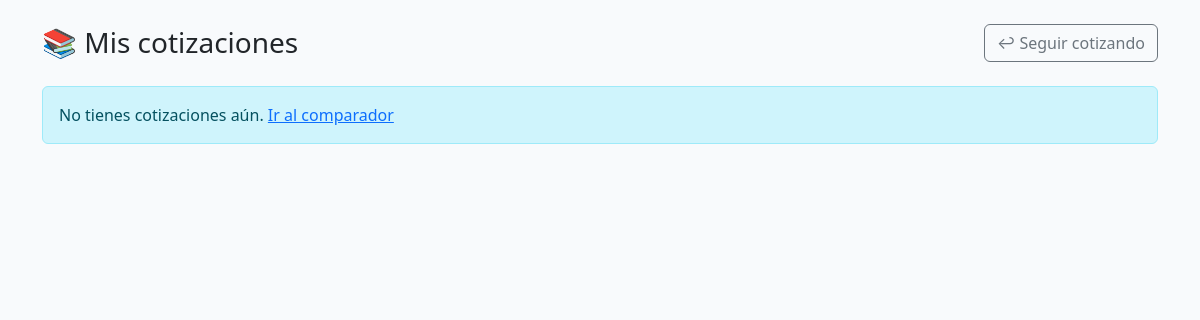
Before: /mis-cotizaciones/ (signed in) with the older database file.
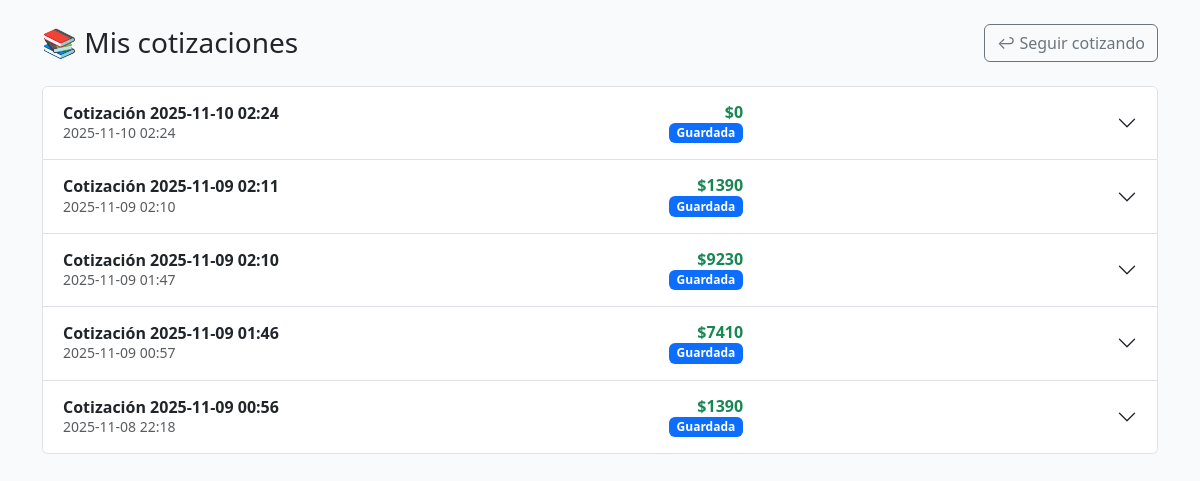
After: the same page with the newer database file.
### tucanasta/models.py (models this page shows, shortened)
class Cotizacion(models.Model):
    STATUS_CHOICES = (
        ('open', 'Abierta'),
        ('saved', 'Guardada'),
        ('sent', 'Enviada'),
    )
    usuario = models.ForeignKey(settings.AUTH_USER_MODEL, on_delete=models.CASCADE, related_name='cotizaciones')
    nombre = models.CharField(max_length=200, blank=True)  # opcional: nombre de la cotización
    fecha_creacion = models.DateTimeField(auto_now_add=True)
    status = models.CharField(max_length=10, choices=STATUS_CHOICES, default='open')
    class Meta:
        ordering = ['-fecha_creacion']
    @property
    def total(self):
        return sum(item.subtotal for item in self.items.all())

class CotizacionItem(models.Model):
    cotizacion = models.ForeignKey(Cotizacion, related_name='items', on_delete=models.CASCADE)
    producto = models.ForeignKey(Producto, on_delete=models.CASCADE)
    cantidad = models.PositiveIntegerField(default=1)
    precio_unidad = models.DecimalField(max_digits=10, decimal_places=2)  # precio al momento de agregar
    class Meta:
        unique_together = ('cotizacion', 'producto')
    @property
    def subtotal(self):
        return float(self.precio_unidad) * int(self.cantidad)

### tucanasta/views.py (the view)
# urls.py: path('mis-cotizaciones/', views.mis_cotizaciones, name='mis_cotizaciones'),
@login_required
def mis_cotizaciones(request):
    cotizaciones = (
        Cotizacion.objects
        .filter(usuario=request.user)
        .prefetch_related('items__producto', 'items__producto__supermercado')
        .order_by('-fecha_creacion')
    )
    return render(request, 'mis_cotizaciones.html', {'cotizaciones': cotizaciones})

### tucanasta/templates/mis_cotizaciones.html (shortened to what this page needs)
{% load static %}
<!doctype html>
<html lang="es">
<head>
  <link href="https://cdn.jsdelivr.net/npm/bootstrap@5.3.2/dist/css/bootstrap.min.css" rel="stylesheet">
</head>
<body>
  <div class="container py-4">
    <div class="d-flex justify-content-between align-items-center mb-4">
      <h3 class="mb-0">📚 Mis cotizaciones</h3>
      <a href="{% url 'comparador' %}" class="btn btn-outline-secondary">↩ Seguir cotizando</a>
    </div>
    {% if cotizaciones %}
      <div class="accordion card-acco" id="cotAccordion">
        {% for cot in cotizaciones %}
          <div class="accordion-item">
            <h2 class="accordion-header" id="heading{{ forloop.counter }}">
              <button class="accordion-button collapsed" type="button" data-bs-toggle="collapse" data-bs-target="#collapse{{ forloop.counter }}" aria-expanded="false" aria-controls="collapse{{ forloop.counter }}">
                <div class="me-3">
                  <strong>{{ cot.nombre|default:"Sin nombre" }}</strong><br>
                  <small class="text-muted">{{ cot.fecha_creacion|date:"Y-m-d H:i" }}</small>
                </div>
                <div class="ms-auto text-end">
                  <div class="fw-bold text-success">${{ cot.total|floatformat:0 }}</div>
                  <div>
                    {% if cot.status == 'open' %}
                      <span class="badge bg-warning text-dark">Abierta</span>
                    {% elif cot.status == 'saved' %}
                      <span class="badge bg-primary">Guardada</span>
                    {% else %}
                      <span class="badge bg-secondary">{{ cot.get_status_display }}</span>
                    {% endif %}
                  </div>
                </div>
              </button>
            </h2>
          </div>
        {% endfor %}
      </div>
    {% else %}
      <div class="alert alert-info">No tienes cotizaciones aún. <a href="{% url 'comparador' %}">Ir al comparador</a></div>
    {% endif %}
  </div>
</body>
</html>

### tucanasta/templates/mis_cotizaciones.html (style rules this page uses)
body { background:#f8fafc; }

Changed rows visible on the page:
added Cotizacion: nombre "Cotización 2025-11-10 02:24", fecha_creacion "2025-11-10 02:24", total "0", status "Guardada"
added Cotizacion: nombre "Cotización 2025-11-09 02:11", fecha_creacion "2025-11-09 02:10", total "1390", status "Guardada"
added Cotizacion: nombre "Cotización 2025-11-09 02:10", fecha_creacion "2025-11-09 01:47", total "9230", status "Guardada"
added Cotizacion: nombre "Cotización 2025-11-09 01:46", fecha_creacion "2025-11-09 00:57", total "7410", status "Guardada"
added Cotizacion: nombre "Cotización 2025-11-09 00:56", fecha_creacion "2025-11-08 22:18", total "1390", status "Guardada"
Other visible differences:
text no longer shown: "No tienes cotizaciones aún. Ir al comparador"
